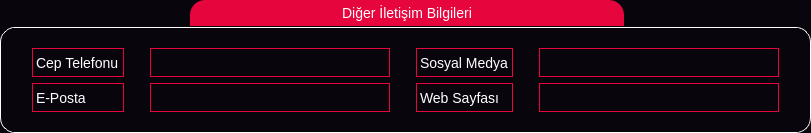
                     <widget class="QGroupBox" name="grpIletisim">
                      <property name="font">
                       <font>
                        <pointsize>-1</pointsize>
                       </font>
                      </property>
                      <property name="styleSheet">
                       <string notr="true">QGroupBox {
    border: 1px solid gray;
    border-color: rgb(255,255,255);
    margin-top: 27px;
    font-size: 14px;
	border-top-left-radius: 15px;
    border-top-right-radius: 15px;
    border-bottom-left-radius: 15px;
    border-bottom-right-radius: 15px;
	background-color: rgb(9,5,13);
}

QGroupBox::title {
    subcontrol-origin: margin;
    subcontrol-position: top center;
    border-top-left-radius: 15px;
    border-top-right-radius: 15px;
    padding: 5px 150px;
    background-color: rgb(231,5,62);
    color: rgb(255, 255, 255);
}</string>
                      </property>
                      <property name="title">
                       <string>Diğer İletişim Bilgileri</string>
                      </property>
                      <layout class="QVBoxLayout" name="verticalLayout_41">
                       <property name="topMargin">
                        <number>0</number>
                       </property>
                       <property name="bottomMargin">
                        <number>0</number>
                       </property>
                       <item>
                        <widget class="QFrame" name="frameIletisim">
                         <property name="styleSheet">
                          <string notr="true">QFrame{
background-color: rgb(9,5,13);
border-color: rgb(231, 5, 62);
}</string>
                         </property>
                         <property name="frameShape">
                          <enum>QFrame::StyledPanel</enum>
                         </property>
                         <property name="frameShadow">
                          <enum>QFrame::Raised</enum>
                         </property>
                         <layout class="QHBoxLayout" name="horizontalLayout_7">
                          <item alignment="Qt::AlignVCenter">
                           <widget class="QFrame" name="frame_13">
                            <property name="frameShape">
                             <enum>QFrame::StyledPanel</enum>
                            </property>
                            <property name="frameShadow">
                             <enum>QFrame::Raised</enum>
                            </property>
                            <layout class="QVBoxLayout" name="verticalLayout_42">
                             <item>
                              <widget class="QLabel" name="label_21">
                               <property name="minimumSize">
                                <size>
                                 <width>0</width>
                                 <height>29</height>
                                </size>
                               </property>
                               <property name="styleSheet">
                                <string notr="true">QLabel {
    border: 1px solid gray;
    border-color: rgb(231,5,62);
    font-size: 14px;
	background-color: rgb(9,5,13);
	color:rgb(255,255,255);
}</string>
                               </property>
                               <property name="text">
                                <string>Cep Telefonu</string>
                               </property>
                              </widget>
                             </item>
                             <item>
                              <widget class="QLabel" name="label_22">
                               <property name="minimumSize">
                                <size>
                                 <width>0</width>
                                 <height>29</height>
                                </size>
                               </property>
                               <property name="styleSheet">
                                <string notr="true">QLabel {
    border: 1px solid gray;
    border-color: rgb(231,5,62);
    font-size: 14px;
	background-color: rgb(9,5,13);
	color:rgb(255,255,255);
}</string>
                               </property>
                               <property name="text">
                                <string>E-Posta</string>
                               </property>
                              </widget>
                             </item>
                            </layout>
                           </widget>
                          </item>
                          <item alignment="Qt::AlignHCenter|Qt::AlignVCenter">
                           <widget class="QFrame" name="frame_14">
                            <property name="frameShape">
                             <enum>QFrame::StyledPanel</enum>
                            </property>
                            <property name="frameShadow">
                             <enum>QFrame::Raised</enum>
                            </property>
                            <layout class="QVBoxLayout" name="verticalLayout_43">
                             <item>
                              <widget class="QLineEdit" name="lnOgrTelNo">
                               <property name="minimumSize">
                                <size>
                                 <width>240</width>
                                 <height>29</height>
                                </size>
                               </property>
                               <property name="styleSheet">
                                <string notr="true">QLineEdit {
    border: 1px solid gray;
    border-color: rgb(231,5,62);
    font-size: 14px;
	background-color: rgb(9,5,13);
	color:rgb(255,255,255);
}

QLineEdit:hover {
background-color: qlineargradient(spread:pad, x1:0, y1:1, x2:0, y2:0, stop:0 rgb(41, 128, 185), stop:1 rgb(52, 152, 219));
}</string>
                               </property>
                              </widget>
                             </item>
                             <item>
                              <widget class="QLineEdit" name="lnEposta">
                               <property name="minimumSize">
                                <size>
                                 <width>240</width>
                                 <height>29</height>
                                </size>
                               </property>
                               <property name="styleSheet">
                                <string notr="true">QLineEdit {
    border: 1px solid gray;
    border-color: rgb(231,5,62);
    font-size: 14px;
	background-color: rgb(9,5,13);
	color:rgb(255,255,255);
}

QLineEdit:hover {
background-color: qlineargradient(spread:pad, x1:0, y1:1, x2:0, y2:0, stop:0 rgb(41, 128, 185), stop:1 rgb(52, 152, 219));
}</string>
                               </property>
                              </widget>
                             </item>
                            </layout>
                           </widget>
                          </item>
                          <item alignment="Qt::AlignVCenter">
                           <widget class="QFrame" name="frame_15">
                            <property name="frameShape">
                             <enum>QFrame::StyledPanel</enum>
                            </property>
                            <property name="frameShadow">
                             <enum>QFrame::Raised</enum>
                            </property>
                            <layout class="QVBoxLayout" name="verticalLayout_44">
                             <item>
                              <widget class="QLabel" name="label_23">
                               <property name="minimumSize">
                                <size>
                                 <width>0</width>
                                 <height>29</height>
                                </size>
                               </property>
                               <property name="styleSheet">
                                <string notr="true">QLabel {
    border: 1px solid gray;
    border-color: rgb(231,5,62);
    font-size: 14px;
	background-color: rgb(9,5,13);
	color:rgb(255,255,255);
}</string>
                               </property>
                               <property name="text">
                                <string>Sosyal Medya</string>
                               </property>
                              </widget>
                             </item>
                             <item>
                              <widget class="QLabel" name="label_24">
                               <property name="minimumSize">
                                <size>
                                 <width>0</width>
                                 <height>29</height>
                                </size>
                               </property>
                               <property name="styleSheet">
                                <string notr="true">QLabel {
    border: 1px solid gray;
    border-color: rgb(231,5,62);
    font-size: 14px;
	background-color: rgb(9,5,13);
	color:rgb(255,255,255);
}</string>
                               </property>
                               <property name="text">
                                <string>Web Sayfası</string>
                               </property>
                              </widget>
                             </item>
                            </layout>
                           </widget>
                          </item>
                          <item alignment="Qt::AlignHCenter|Qt::AlignVCenter">
                           <widget class="QFrame" name="frame_16">
                            <property name="frameShape">
                             <enum>QFrame::StyledPanel</enum>
                            </property>
                            <property name="frameShadow">
                             <enum>QFrame::Raised</enum>
                            </property>
                            <layout class="QVBoxLayout" name="verticalLayout_45">
                             <item>
                              <widget class="QLineEdit" name="lnSosyalMedya">
                               <property name="minimumSize">
                                <size>
                                 <width>240</width>
                                 <height>29</height>
                                </size>
                               </property>
                               <property name="styleSheet">
                                <string notr="true">QLineEdit {
    border: 1px solid gray;
    border-color: rgb(231,5,62);
    font-size: 14px;
	background-color: rgb(9,5,13);
	color:rgb(255,255,255);
}

QLineEdit:hover {
background-color: qlineargradient(spread:pad, x1:0, y1:1, x2:0, y2:0, stop:0 rgb(41, 128, 185), stop:1 rgb(52, 152, 219));
}</string>
                               </property>
                              </widget>
                             </item>
                             <item>
                              <widget class="QLineEdit" name="lnWeb">
                               <property name="minimumSize">
                                <size>
                                 <width>240</width>
                                 <height>29</height>
                                </size>
                               </property>
                               <property name="styleSheet">
                                <string notr="true">QLineEdit {
    border: 1px solid gray;
    border-color: rgb(231,5,62);
    font-size: 14px;
	background-color: rgb(9,5,13);
	color:rgb(255,255,255);
}

QLineEdit:hover {
background-color: qlineargradient(spread:pad, x1:0, y1:1, x2:0, y2:0, stop:0 rgb(41, 128, 185), stop:1 rgb(52, 152, 219));
}</string>
                               </property>
                              </widget>
                             </item>
                            </layout>
                           </widget>
                          </item>
                         </layout>
                        </widget>
                       </item>
                      </layout>
                     </widget>
